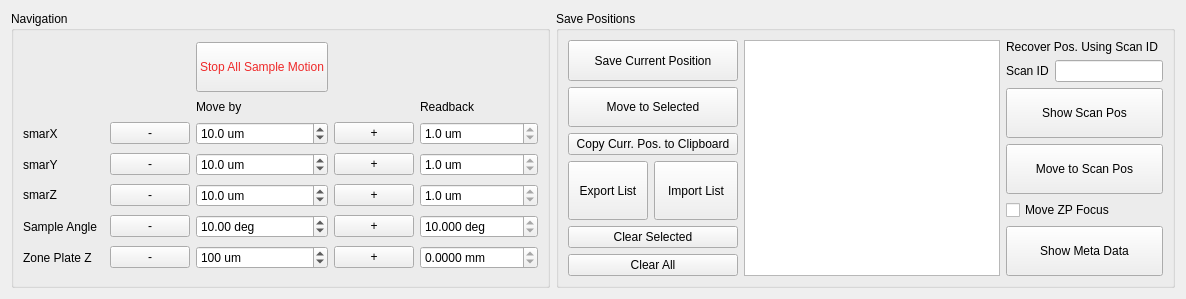
          <widget class="QWidget" name="tab_8">
           <attribute name="title">
            <string>Zone Plate Module</string>
           </attribute>
           <layout class="QGridLayout" name="gridLayout_8">
            <item row="0" column="1">
             <widget class="QGroupBox" name="groupBox_37">
              <property name="sizePolicy">
               <sizepolicy hsizetype="Preferred" vsizetype="Preferred">
                <horstretch>0</horstretch>
                <verstretch>0</verstretch>
               </sizepolicy>
              </property>
              <property name="title">
               <string>Save Positions</string>
              </property>
              <layout class="QGridLayout" name="gridLayout">
               <item row="1" column="0">
                <layout class="QGridLayout" name="gridLayout_123">
                 <item row="0" column="0">
                  <layout class="QHBoxLayout" name="horizontalLayout_80">
                   <item>
                    <widget class="QPushButton" name="pb_roiList_export_zp">
                     <property name="sizePolicy">
                      <sizepolicy hsizetype="Minimum" vsizetype="Preferred">
                       <horstretch>0</horstretch>
                       <verstretch>0</verstretch>
                      </sizepolicy>
                     </property>
                     <property name="text">
                      <string>  Export List  </string>
                     </property>
                    </widget>
                   </item>
                   <item>
                    <widget class="QPushButton" name="pb_roiList_import_zp">
                     <property name="sizePolicy">
                      <sizepolicy hsizetype="Minimum" vsizetype="Preferred">
                       <horstretch>0</horstretch>
                       <verstretch>0</verstretch>
                      </sizepolicy>
                     </property>
                     <property name="text">
                      <string>   Import List   </string>
                     </property>
                    </widget>
                   </item>
                  </layout>
                 </item>
                 <item row="2" column="0">
                  <widget class="QPushButton" name="pb_roiList_clear_zp">
                   <property name="text">
                    <string>Clear All</string>
                   </property>
                  </widget>
                 </item>
                 <item row="1" column="0">
                  <widget class="QPushButton" name="pb_roiList_clear_sel_zp">
                   <property name="text">
                    <string>Clear Selected</string>
                   </property>
                  </widget>
                 </item>
                </layout>
               </item>
               <item row="0" column="1" rowspan="2">
                <widget class="QListWidget" name="zp_sample_roi_list_widget">
                 <property name="sizePolicy">
                  <sizepolicy hsizetype="MinimumExpanding" vsizetype="Preferred">
                   <horstretch>0</horstretch>
                   <verstretch>0</verstretch>
                  </sizepolicy>
                 </property>
                </widget>
               </item>
               <item row="0" column="0">
                <layout class="QGridLayout" name="gridLayout_122">
                 <item row="2" column="0">
                  <widget class="QPushButton" name="pb_copy_curr_pos_zp">
                   <property name="toolTip">
                    <string>motor values to clipboard</string>
                   </property>
                   <property name="text">
                    <string>Copy Curr. Pos. to Clipboard</string>
                   </property>
                  </widget>
                 </item>
                 <item row="0" column="0">
                  <layout class="QHBoxLayout" name="horizontalLayout_38">
                   <item>
                    <widget class="QPushButton" name="pb_save_pos_zp">
                     <property name="sizePolicy">
                      <sizepolicy hsizetype="Preferred" vsizetype="Preferred">
                       <horstretch>0</horstretch>
                       <verstretch>0</verstretch>
                      </sizepolicy>
                     </property>
                     <property name="styleSheet">
                      <string notr="true"/>
                     </property>
                     <property name="text">
                      <string>Save Current Position</string>
                     </property>
                    </widget>
                   </item>
                  </layout>
                 </item>
                 <item row="1" column="0">
                  <widget class="QPushButton" name="pb_move_pos_zp">
                   <property name="sizePolicy">
                    <sizepolicy hsizetype="Preferred" vsizetype="Preferred">
                     <horstretch>0</horstretch>
                     <verstretch>0</verstretch>
                    </sizepolicy>
                   </property>
                   <property name="styleSheet">
                    <string notr="true"/>
                   </property>
                   <property name="text">
                    <string>Move to Selected</string>
                   </property>
                  </widget>
                 </item>
                </layout>
               </item>
               <item row="0" column="2" rowspan="2">
                <layout class="QVBoxLayout" name="verticalLayout_8">
                 <item>
                  <widget class="QLabel" name="label_163">
                   <property name="text">
                    <string>Recover Pos. Using Scan ID</string>
                   </property>
                  </widget>
                 </item>
                 <item>
                  <layout class="QHBoxLayout" name="horizontalLayout_35">
                   <item>
                    <widget class="QLabel" name="label_164">
                     <property name="sizePolicy">
                      <sizepolicy hsizetype="Preferred" vsizetype="Fixed">
                       <horstretch>0</horstretch>
                       <verstretch>0</verstretch>
                      </sizepolicy>
                     </property>
                     <property name="text">
                      <string>Scan ID</string>
                     </property>
                    </widget>
                   </item>
                   <item>
                    <widget class="QLineEdit" name="le_sid_position_zp">
                     <property name="sizePolicy">
                      <sizepolicy hsizetype="Preferred" vsizetype="Fixed">
                       <horstretch>0</horstretch>
                       <verstretch>0</verstretch>
                      </sizepolicy>
                     </property>
                    </widget>
                   </item>
                  </layout>
                 </item>
                 <item>
                  <widget class="QPushButton" name="pb_show_scan_pos_zp">
                   <property name="sizePolicy">
                    <sizepolicy hsizetype="Preferred" vsizetype="Fixed">
                     <horstretch>0</horstretch>
                     <verstretch>0</verstretch>
                    </sizepolicy>
                   </property>
                   <property name="text">
                    <string>
Show Scan Pos
</string>
                   </property>
                  </widget>
                 </item>
                 <item>
                  <widget class="QPushButton" name="pb_recover_scan_pos_zp">
                   <property name="sizePolicy">
                    <sizepolicy hsizetype="Preferred" vsizetype="Fixed">
                     <horstretch>0</horstretch>
                     <verstretch>0</verstretch>
                    </sizepolicy>
                   </property>
                   <property name="text">
                    <string>
Move to Scan Pos
</string>
                   </property>
                  </widget>
                 </item>
                 <item>
                  <widget class="QCheckBox" name="cb_sid_moveZPZ">
                   <property name="sizePolicy">
                    <sizepolicy hsizetype="Preferred" vsizetype="Fixed">
                     <horstretch>0</horstretch>
                     <verstretch>0</verstretch>
                    </sizepolicy>
                   </property>
                   <property name="text">
                    <string>Move ZP Focus</string>
                   </property>
                  </widget>
                 </item>
                 <item>
                  <widget class="QPushButton" name="pb_print_scan_meta_zp">
                   <property name="sizePolicy">
                    <sizepolicy hsizetype="Preferred" vsizetype="Fixed">
                     <horstretch>0</horstretch>
                     <verstretch>0</verstretch>
                    </sizepolicy>
                   </property>
                   <property name="text">
                    <string>
Show Meta Data
</string>
                   </property>
                  </widget>
                 </item>
                </layout>
               </item>
              </layout>
             </widget>
            </item>
            <item row="0" column="0">
             <widget class="QGroupBox" name="groupBox_36">
              <property name="enabled">
               <bool>true</bool>
              </property>
              <property name="sizePolicy">
               <sizepolicy hsizetype="Preferred" vsizetype="Preferred">
                <horstretch>0</horstretch>
                <verstretch>0</verstretch>
               </sizepolicy>
              </property>
              <property name="styleSheet">
               <string notr="true"/>
              </property>
              <property name="title">
               <string>Navigation</string>
              </property>
              <layout class="QGridLayout" name="gridLayout_69">
               <item row="4" column="3">
                <widget class="QPushButton" name="pb_move_smarz_pos">
                 <property name="sizePolicy">
                  <sizepolicy hsizetype="Preferred" vsizetype="Fixed">
                   <horstretch>0</horstretch>
                   <verstretch>0</verstretch>
                  </sizepolicy>
                 </property>
                 <property name="text">
                  <string>+</string>
                 </property>
                </widget>
               </item>
               <item row="5" column="2">
                <widget class="QDoubleSpinBox" name="db_move_zpsth">
                 <property name="sizePolicy">
                  <sizepolicy hsizetype="Preferred" vsizetype="Fixed">
                   <horstretch>0</horstretch>
                   <verstretch>0</verstretch>
                  </sizepolicy>
                 </property>
                 <property name="suffix">
                  <string> deg</string>
                 </property>
                 <property name="minimum">
                  <double>-120.000000000000000</double>
                 </property>
                 <property name="maximum">
                  <double>120.000000000000000</double>
                 </property>
                 <property name="singleStep">
                  <double>10.000000000000000</double>
                 </property>
                 <property name="value">
                  <double>10.000000000000000</double>
                 </property>
                </widget>
               </item>
               <item row="3" column="0">
                <widget class="QLabel" name="label_162">
                 <property name="sizePolicy">
                  <sizepolicy hsizetype="Fixed" vsizetype="Preferred">
                   <horstretch>0</horstretch>
                   <verstretch>0</verstretch>
                  </sizepolicy>
                 </property>
                 <property name="text">
                  <string>smarY</string>
                 </property>
                </widget>
               </item>
               <item row="2" column="2">
                <widget class="QDoubleSpinBox" name="db_move_smarx">
                 <property name="sizePolicy">
                  <sizepolicy hsizetype="Preferred" vsizetype="Fixed">
                   <horstretch>0</horstretch>
                   <verstretch>0</verstretch>
                  </sizepolicy>
                 </property>
                 <property name="suffix">
                  <string> um</string>
                 </property>
                 <property name="decimals">
                  <number>1</number>
                 </property>
                 <property name="minimum">
                  <double>-10000.000000000000000</double>
                 </property>
                 <property name="maximum">
                  <double>10000.000000000000000</double>
                 </property>
                 <property name="singleStep">
                  <double>5.000000000000000</double>
                 </property>
                 <property name="value">
                  <double>10.000000000000000</double>
                 </property>
                </widget>
               </item>
               <item row="4" column="0">
                <widget class="QLabel" name="label_42">
                 <property name="sizePolicy">
                  <sizepolicy hsizetype="Fixed" vsizetype="Fixed">
                   <horstretch>0</horstretch>
                   <verstretch>0</verstretch>
                  </sizepolicy>
                 </property>
                 <property name="text">
                  <string>smarZ</string>
                 </property>
                </widget>
               </item>
               <item row="5" column="4">
                <widget class="QDoubleSpinBox" name="db_zpsth">
                 <property name="sizePolicy">
                  <sizepolicy hsizetype="Preferred" vsizetype="Fixed">
                   <horstretch>0</horstretch>
                   <verstretch>0</verstretch>
                  </sizepolicy>
                 </property>
                 <property name="readOnly">
                  <bool>true</bool>
                 </property>
                 <property name="buttonSymbols">
                  <enum>QAbstractSpinBox::UpDownArrows</enum>
                 </property>
                 <property name="suffix">
                  <string> deg</string>
                 </property>
                 <property name="decimals">
                  <number>3</number>
                 </property>
                 <property name="minimum">
                  <double>-200.000000000000000</double>
                 </property>
                 <property name="maximum">
                  <double>200.000000000000000</double>
                 </property>
                 <property name="value">
                  <double>10.000000000000000</double>
                 </property>
                </widget>
               </item>
               <item row="6" column="2">
                <widget class="QDoubleSpinBox" name="db_move_zpz">
                 <property name="sizePolicy">
                  <sizepolicy hsizetype="Preferred" vsizetype="Fixed">
                   <horstretch>0</horstretch>
                   <verstretch>0</verstretch>
                  </sizepolicy>
                 </property>
                 <property name="suffix">
                  <string> um</string>
                 </property>
                 <property name="decimals">
                  <number>0</number>
                 </property>
                 <property name="minimum">
                  <double>-50000.000000000000000</double>
                 </property>
                 <property name="maximum">
                  <double>50000.000000000000000</double>
                 </property>
                 <property name="singleStep">
                  <double>100.000000000000000</double>
                 </property>
                 <property name="value">
                  <double>100.000000000000000</double>
                 </property>
                </widget>
               </item>
               <item row="5" column="1">
                <widget class="QPushButton" name="pb_move_zpsth_pos_neg">
                 <property name="sizePolicy">
                  <sizepolicy hsizetype="Preferred" vsizetype="Fixed">
                   <horstretch>0</horstretch>
                   <verstretch>0</verstretch>
                  </sizepolicy>
                 </property>
                 <property name="text">
                  <string>-</string>
                 </property>
                </widget>
               </item>
               <item row="2" column="1">
                <widget class="QPushButton" name="pb_move_smarx_neg">
                 <property name="sizePolicy">
                  <sizepolicy hsizetype="Preferred" vsizetype="Fixed">
                   <horstretch>0</horstretch>
                   <verstretch>0</verstretch>
                  </sizepolicy>
                 </property>
                 <property name="text">
                  <string>   -   </string>
                 </property>
                </widget>
               </item>
               <item row="2" column="4">
                <widget class="QDoubleSpinBox" name="db_smarx">
                 <property name="sizePolicy">
                  <sizepolicy hsizetype="Preferred" vsizetype="Fixed">
                   <horstretch>0</horstretch>
                   <verstretch>0</verstretch>
                  </sizepolicy>
                 </property>
                 <property name="readOnly">
                  <bool>true</bool>
                 </property>
                 <property name="buttonSymbols">
                  <enum>QAbstractSpinBox::UpDownArrows</enum>
                 </property>
                 <property name="suffix">
                  <string> um</string>
                 </property>
                 <property name="decimals">
                  <number>1</number>
                 </property>
                 <property name="minimum">
                  <double>-99999.000000000000000</double>
                 </property>
                 <property name="maximum">
                  <double>99999.000000000000000</double>
                 </property>
                 <property name="value">
                  <double>1.000000000000000</double>
                 </property>
                </widget>
               </item>
               <item row="4" column="4">
                <widget class="QDoubleSpinBox" name="db_smarz">
                 <property name="sizePolicy">
                  <sizepolicy hsizetype="Preferred" vsizetype="Fixed">
                   <horstretch>0</horstretch>
                   <verstretch>0</verstretch>
                  </sizepolicy>
                 </property>
                 <property name="readOnly">
                  <bool>true</bool>
                 </property>
                 <property name="buttonSymbols">
                  <enum>QAbstractSpinBox::UpDownArrows</enum>
                 </property>
                 <property name="suffix">
                  <string> um</string>
                 </property>
                 <property name="decimals">
                  <number>1</number>
                 </property>
                 <property name="minimum">
                  <double>-99999.000000000000000</double>
                 </property>
                 <property name="maximum">
                  <double>99999.000000000000000</double>
                 </property>
                 <property name="value">
                  <double>1.000000000000000</double>
                 </property>
                </widget>
               </item>
               <item row="6" column="0">
                <widget class="QLabel" name="label_78">
                 <property name="sizePolicy">
                  <sizepolicy hsizetype="Fixed" vsizetype="Preferred">
                   <horstretch>0</horstretch>
                   <verstretch>0</verstretch>
                  </sizepolicy>
                 </property>
                 <property name="text">
                  <string>Zone Plate Z  </string>
                 </property>
                </widget>
               </item>
               <item row="5" column="0">
                <widget class="QLabel" name="label_159">
                 <property name="sizePolicy">
                  <sizepolicy hsizetype="Fixed" vsizetype="Preferred">
                   <horstretch>0</horstretch>
                   <verstretch>0</verstretch>
                  </sizepolicy>
                 </property>
                 <property name="text">
                  <string>Sample Angle  </string>
                 </property>
                </widget>
               </item>
               <item row="3" column="2">
                <widget class="QDoubleSpinBox" name="db_move_smary">
                 <property name="sizePolicy">
                  <sizepolicy hsizetype="Preferred" vsizetype="Fixed">
                   <horstretch>0</horstretch>
                   <verstretch>0</verstretch>
                  </sizepolicy>
                 </property>
                 <property name="suffix">
                  <string> um</string>
                 </property>
                 <property name="decimals">
                  <number>1</number>
                 </property>
                 <property name="minimum">
                  <double>-10000.000000000000000</double>
                 </property>
                 <property name="maximum">
                  <double>10000.000000000000000</double>
                 </property>
                 <property name="singleStep">
                  <double>5.000000000000000</double>
                 </property>
                 <property name="value">
                  <double>10.000000000000000</double>
                 </property>
                </widget>
               </item>
               <item row="3" column="3">
                <widget class="QPushButton" name="pb_move_smary_pos">
                 <property name="sizePolicy">
                  <sizepolicy hsizetype="Preferred" vsizetype="Fixed">
                   <horstretch>0</horstretch>
                   <verstretch>0</verstretch>
                  </sizepolicy>
                 </property>
                 <property name="text">
                  <string>+</string>
                 </property>
                </widget>
               </item>
               <item row="1" column="2">
                <widget class="QLabel" name="label_129">
                 <property name="sizePolicy">
                  <sizepolicy hsizetype="Preferred" vsizetype="Fixed">
                   <horstretch>0</horstretch>
                   <verstretch>0</verstretch>
                  </sizepolicy>
                 </property>
                 <property name="styleSheet">
                  <string notr="true"/>
                 </property>
                 <property name="text">
                  <string>Move by</string>
                 </property>
                </widget>
               </item>
               <item row="2" column="3">
                <widget class="QPushButton" name="pb_move_smarx_pos">
                 <property name="sizePolicy">
                  <sizepolicy hsizetype="Preferred" vsizetype="Fixed">
                   <horstretch>0</horstretch>
                   <verstretch>0</verstretch>
                  </sizepolicy>
                 </property>
                 <property name="text">
                  <string>  +  </string>
                 </property>
                </widget>
               </item>
               <item row="6" column="4">
                <widget class="QDoubleSpinBox" name="db_zpz1">
                 <property name="sizePolicy">
                  <sizepolicy hsizetype="Preferred" vsizetype="Fixed">
                   <horstretch>0</horstretch>
                   <verstretch>0</verstretch>
                  </sizepolicy>
                 </property>
                 <property name="readOnly">
                  <bool>true</bool>
                 </property>
                 <property name="buttonSymbols">
                  <enum>QAbstractSpinBox::UpDownArrows</enum>
                 </property>
                 <property name="suffix">
                  <string> mm</string>
                 </property>
                 <property name="decimals">
                  <number>4</number>
                 </property>
                 <property name="minimum">
                  <double>-10000.000000000000000</double>
                 </property>
                 <property name="maximum">
                  <double>50000.000000000000000</double>
                 </property>
                 <property name="value">
                  <double>0.000000000000000</double>
                 </property>
                </widget>
               </item>
               <item row="6" column="3">
                <widget class="QPushButton" name="pb_move_zpz_pos">
                 <property name="sizePolicy">
                  <sizepolicy hsizetype="Preferred" vsizetype="Fixed">
                   <horstretch>0</horstretch>
                   <verstretch>0</verstretch>
                  </sizepolicy>
                 </property>
                 <property name="text">
                  <string>+</string>
                 </property>
                </widget>
               </item>
               <item row="1" column="4">
                <widget class="QLabel" name="label_158">
                 <property name="sizePolicy">
                  <sizepolicy hsizetype="Preferred" vsizetype="Fixed">
                   <horstretch>0</horstretch>
                   <verstretch>0</verstretch>
                  </sizepolicy>
                 </property>
                 <property name="text">
                  <string>Readback</string>
                 </property>
                </widget>
               </item>
               <item row="4" column="1">
                <widget class="QPushButton" name="pb_move_smarz_neg">
                 <property name="sizePolicy">
                  <sizepolicy hsizetype="Preferred" vsizetype="Fixed">
                   <horstretch>0</horstretch>
                   <verstretch>0</verstretch>
                  </sizepolicy>
                 </property>
                 <property name="text">
                  <string>-</string>
                 </property>
                </widget>
               </item>
               <item row="2" column="0">
                <widget class="QLabel" name="label_160">
                 <property name="sizePolicy">
                  <sizepolicy hsizetype="Fixed" vsizetype="Preferred">
                   <horstretch>0</horstretch>
                   <verstretch>0</verstretch>
                  </sizepolicy>
                 </property>
                 <property name="text">
                  <string>smarX</string>
                 </property>
                </widget>
               </item>
               <item row="3" column="4">
                <widget class="QDoubleSpinBox" name="db_smary">
                 <property name="sizePolicy">
                  <sizepolicy hsizetype="Preferred" vsizetype="Fixed">
                   <horstretch>0</horstretch>
                   <verstretch>0</verstretch>
                  </sizepolicy>
                 </property>
                 <property name="readOnly">
                  <bool>true</bool>
                 </property>
                 <property name="buttonSymbols">
                  <enum>QAbstractSpinBox::UpDownArrows</enum>
                 </property>
                 <property name="suffix">
                  <string> um</string>
                 </property>
                 <property name="decimals">
                  <number>1</number>
                 </property>
                 <property name="minimum">
                  <double>-99999.000000000000000</double>
                 </property>
                 <property name="maximum">
                  <double>99999.000000000000000</double>
                 </property>
                 <property name="value">
                  <double>1.000000000000000</double>
                 </property>
                </widget>
               </item>
               <item row="3" column="1">
                <widget class="QPushButton" name="pb_move_smary_neg">
                 <property name="sizePolicy">
                  <sizepolicy hsizetype="Preferred" vsizetype="Fixed">
                   <horstretch>0</horstretch>
                   <verstretch>0</verstretch>
                  </sizepolicy>
                 </property>
                 <property name="text">
                  <string>-</string>
                 </property>
                </widget>
               </item>
               <item row="5" column="3">
                <widget class="QPushButton" name="pb_move_zpsth_pos">
                 <property name="sizePolicy">
                  <sizepolicy hsizetype="Preferred" vsizetype="Fixed">
                   <horstretch>0</horstretch>
                   <verstretch>0</verstretch>
                  </sizepolicy>
                 </property>
                 <property name="text">
                  <string>+</string>
                 </property>
                </widget>
               </item>
               <item row="4" column="2">
                <widget class="QDoubleSpinBox" name="db_move_smarz">
                 <property name="sizePolicy">
                  <sizepolicy hsizetype="Preferred" vsizetype="Fixed">
                   <horstretch>0</horstretch>
                   <verstretch>0</verstretch>
                  </sizepolicy>
                 </property>
                 <property name="suffix">
                  <string> um</string>
                 </property>
                 <property name="decimals">
                  <number>1</number>
                 </property>
                 <property name="minimum">
                  <double>-10000.000000000000000</double>
                 </property>
                 <property name="maximum">
                  <double>10000.000000000000000</double>
                 </property>
                 <property name="singleStep">
                  <double>5.000000000000000</double>
                 </property>
                 <property name="value">
                  <double>10.000000000000000</double>
                 </property>
                </widget>
               </item>
               <item row="6" column="1">
                <widget class="QPushButton" name="pb_move_zpz_neg">
                 <property name="sizePolicy">
                  <sizepolicy hsizetype="Preferred" vsizetype="Fixed">
                   <horstretch>0</horstretch>
                   <verstretch>0</verstretch>
                  </sizepolicy>
                 </property>
                 <property name="text">
                  <string>-</string>
                 </property>
                </widget>
               </item>
               <item row="0" column="2">
                <widget class="QPushButton" name="pb_zp_stop_all_sample">
                 <property name="sizePolicy">
                  <sizepolicy hsizetype="Preferred" vsizetype="Fixed">
                   <horstretch>0</horstretch>
                   <verstretch>0</verstretch>
                  </sizepolicy>
                 </property>
                 <property name="styleSheet">
                  <string notr="true">color: rgb(239, 41, 41);</string>
                 </property>
                 <property name="text">
                  <string>
Stop All Sample Motion
</string>
                 </property>
                </widget>
               </item>
              </layout>
             </widget>
            </item>
           </layout>
          </widget>
